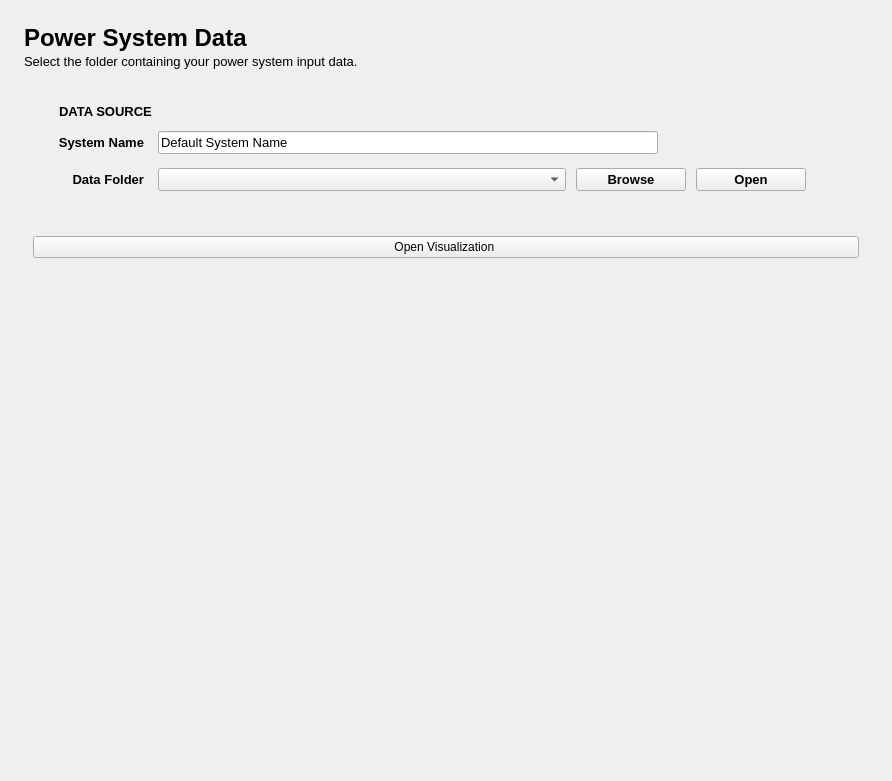
<?xml version="1.0" encoding="UTF-8"?>
<ui version="4.0">
 <class>PowerSystemPage</class>
 <widget class="QStackedWidget" name="PowerSystemPage">
  <property name="geometry">
   <rect>
    <x>0</x>
    <y>0</y>
    <width>892</width>
    <height>781</height>
   </rect>
  </property>
  <property name="sizePolicy">
   <sizepolicy hsizetype="Expanding" vsizetype="Expanding">
    <horstretch>0</horstretch>
    <verstretch>0</verstretch>
   </sizepolicy>
  </property>
  <property name="windowTitle">
   <string>Form</string>
  </property>
  <property name="currentIndex">
   <number>0</number>
  </property>
  <widget class="QWidget" name="page_standard">
   <layout class="QVBoxLayout" name="verticalLayout_main" stretch="0,0,0,0">
    <property name="spacing">
     <number>18</number>
    </property>
    <property name="leftMargin">
     <number>24</number>
    </property>
    <property name="topMargin">
     <number>24</number>
    </property>
    <property name="rightMargin">
     <number>24</number>
    </property>
    <property name="bottomMargin">
     <number>24</number>
    </property>
    <item>
     <widget class="QFrame" name="frame_header">
      <property name="sizePolicy">
       <sizepolicy hsizetype="Preferred" vsizetype="Maximum">
        <horstretch>0</horstretch>
        <verstretch>0</verstretch>
       </sizepolicy>
      </property>
      <property name="maximumSize">
       <size>
        <width>16777215</width>
        <height>80</height>
       </size>
      </property>
      <property name="frameShape">
       <enum>QFrame::NoFrame</enum>
      </property>
      <property name="frameShadow">
       <enum>QFrame::Raised</enum>
      </property>
      <layout class="QHBoxLayout" name="horizontalLayout_header">
       <property name="leftMargin">
        <number>0</number>
       </property>
       <property name="topMargin">
        <number>0</number>
       </property>
       <property name="rightMargin">
        <number>0</number>
       </property>
       <property name="bottomMargin">
        <number>0</number>
       </property>
       <item>
        <layout class="QVBoxLayout" name="verticalLayout_header_text">
         <property name="spacing">
          <number>2</number>
         </property>
         <item>
          <widget class="QLabel" name="label_title">
           <property name="font">
            <font>
             <family>Segoe UI</family>
             <pointsize>18</pointsize>
             <weight>75</weight>
             <bold>true</bold>
            </font>
           </property>
           <property name="text">
            <string>Power System Data</string>
           </property>
           <property name="textRole" stdset="0">
            <string>heading</string>
           </property>
          </widget>
         </item>
         <item>
          <widget class="QLabel" name="label_subtitle">
           <property name="font">
            <font>
             <family>Segoe UI</family>
             <pointsize>10</pointsize>
            </font>
           </property>
           <property name="text">
            <string>Select the folder containing your power system input data.</string>
           </property>
           <property name="textRole" stdset="0">
            <string>subtitle</string>
           </property>
          </widget>
         </item>
        </layout>
       </item>
       <item>
        <spacer name="horizontalSpacer_header">
         <property name="orientation">
          <enum>Qt::Horizontal</enum>
         </property>
         <property name="sizeType">
          <enum>QSizePolicy::Expanding</enum>
         </property>
         <property name="sizeHint" stdset="0">
          <size>
           <width>40</width>
           <height>20</height>
          </size>
         </property>
        </spacer>
       </item>
      </layout>
     </widget>
    </item>
    <item>
     <widget class="QFrame" name="frame_source">
      <property name="sizePolicy">
       <sizepolicy hsizetype="Expanding" vsizetype="Maximum">
        <horstretch>0</horstretch>
        <verstretch>0</verstretch>
       </sizepolicy>
      </property>
      <property name="maximumSize">
       <size>
        <width>16777215</width>
        <height>180</height>
       </size>
      </property>
      <property name="frameShape">
       <enum>QFrame::NoFrame</enum>
      </property>
      <property name="frameShadow">
       <enum>QFrame::Raised</enum>
      </property>
      <property name="cardType" stdset="0">
       <string>card</string>
      </property>
      <layout class="QVBoxLayout" name="verticalLayout_source">
       <property name="spacing">
        <number>10</number>
       </property>
       <property name="leftMargin">
        <number>20</number>
       </property>
       <property name="topMargin">
        <number>14</number>
       </property>
       <property name="rightMargin">
        <number>20</number>
       </property>
       <property name="bottomMargin">
        <number>14</number>
       </property>
       <item>
        <layout class="QHBoxLayout" name="horizontalLayout_source_title">
         <property name="spacing">
          <number>8</number>
         </property>
         <item>
          <widget class="QLabel" name="label_source_icon">
           <property name="maximumSize">
            <size>
             <width>22</width>
             <height>22</height>
            </size>
           </property>
           <property name="text">
            <string/>
           </property>
           <property name="pixmap">
            <pixmap resource="../../../resources.qrc">:/icon/images/icons/dataset_FILL0_wght200_GRAD0_opsz48.png</pixmap>
           </property>
           <property name="scaledContents">
            <bool>true</bool>
           </property>
          </widget>
         </item>
         <item>
          <widget class="QLabel" name="label_source_title">
           <property name="font">
            <font>
             <family>Segoe UI</family>
             <pointsize>10</pointsize>
             <weight>75</weight>
             <bold>true</bold>
            </font>
           </property>
           <property name="text">
            <string>DATA SOURCE</string>
           </property>
           <property name="textRole" stdset="0">
            <string>section</string>
           </property>
          </widget>
         </item>
         <item>
          <spacer name="horizontalSpacer_source_title">
           <property name="orientation">
            <enum>Qt::Horizontal</enum>
           </property>
           <property name="sizeType">
            <enum>QSizePolicy::Expanding</enum>
           </property>
           <property name="sizeHint" stdset="0">
            <size>
             <width>40</width>
             <height>20</height>
            </size>
           </property>
          </spacer>
         </item>
        </layout>
       </item>
       <item>
        <layout class="QGridLayout" name="gridLayout_source">
         <property name="horizontalSpacing">
          <number>14</number>
         </property>
         <property name="verticalSpacing">
          <number>10</number>
         </property>
         <item row="0" column="0">
          <widget class="QLabel" name="label_system_name">
           <property name="minimumSize">
            <size>
             <width>100</width>
             <height>0</height>
            </size>
           </property>
           <property name="font">
            <font>
             <family>Segoe UI</family>
             <pointsize>10</pointsize>
             <weight>75</weight>
             <bold>true</bold>
            </font>
           </property>
           <property name="text">
            <string>System Name</string>
           </property>
           <property name="alignment">
            <set>Qt::AlignRight|Qt::AlignTrailing|Qt::AlignVCenter</set>
           </property>
          </widget>
         </item>
         <item row="0" column="1">
          <widget class="QLineEdit" name="system_name_input">
           <property name="sizePolicy">
            <sizepolicy hsizetype="Expanding" vsizetype="Fixed">
             <horstretch>0</horstretch>
             <verstretch>0</verstretch>
            </sizepolicy>
           </property>
           <property name="maximumSize">
            <size>
             <width>500</width>
             <height>16777215</height>
            </size>
           </property>
           <property name="font">
            <font>
             <family>Segoe UI</family>
             <pointsize>10</pointsize>
            </font>
           </property>
           <property name="text">
            <string>Default System Name</string>
           </property>
          </widget>
         </item>
         <item row="1" column="0">
          <widget class="QLabel" name="label_data_folder">
           <property name="font">
            <font>
             <family>Segoe UI</family>
             <pointsize>10</pointsize>
             <weight>75</weight>
             <bold>true</bold>
            </font>
           </property>
           <property name="text">
            <string>Data Folder</string>
           </property>
           <property name="alignment">
            <set>Qt::AlignRight|Qt::AlignTrailing|Qt::AlignVCenter</set>
           </property>
          </widget>
         </item>
         <item row="1" column="1">
          <layout class="QHBoxLayout" name="horizontalLayout_folder" stretch="1,0,0,0">
           <property name="spacing">
            <number>10</number>
           </property>
           <item>
            <widget class="QComboBox" name="file_combo_box">
             <property name="sizePolicy">
              <sizepolicy hsizetype="Expanding" vsizetype="Fixed">
               <horstretch>0</horstretch>
               <verstretch>0</verstretch>
              </sizepolicy>
             </property>
             <property name="font">
              <font>
               <family>Segoe UI</family>
               <pointsize>10</pointsize>
              </font>
             </property>
            </widget>
           </item>
           <item>
            <widget class="QPushButton" name="file_button">
             <property name="sizePolicy">
              <sizepolicy hsizetype="Fixed" vsizetype="Fixed">
               <horstretch>0</horstretch>
               <verstretch>0</verstretch>
              </sizepolicy>
             </property>
             <property name="minimumSize">
              <size>
               <width>110</width>
               <height>0</height>
              </size>
             </property>
             <property name="font">
              <font>
               <family>Segoe UI</family>
               <pointsize>10</pointsize>
               <weight>75</weight>
               <bold>true</bold>
              </font>
             </property>
             <property name="text">
              <string>Browse</string>
             </property>
            </widget>
           </item>
           <item>
            <widget class="QPushButton" name="open_file_button">
             <property name="sizePolicy">
              <sizepolicy hsizetype="Fixed" vsizetype="Fixed">
               <horstretch>0</horstretch>
               <verstretch>0</verstretch>
              </sizepolicy>
             </property>
             <property name="minimumSize">
              <size>
               <width>110</width>
               <height>0</height>
              </size>
             </property>
             <property name="font">
              <font>
               <family>Segoe UI</family>
               <pointsize>10</pointsize>
               <weight>75</weight>
               <bold>true</bold>
              </font>
             </property>
             <property name="text">
              <string>Open</string>
             </property>
             <property name="btnRole" stdset="0">
              <string>primary</string>
             </property>
            </widget>
           </item>
           <item>
            <widget class="QToolButton" name="power_system_help_button">
             <property name="text">
              <string/>
             </property>
             <property name="icon">
              <iconset resource="../../../resources.qrc">
               <normaloff>:/icon/images/icons/help_FILL0_wght200_GRAD0_opsz48.png</normaloff>:/icon/images/icons/help_FILL0_wght200_GRAD0_opsz48.png</iconset>
             </property>
             <property name="iconSize">
              <size>
               <width>24</width>
               <height>24</height>
              </size>
             </property>
             <property name="autoRaise">
              <bool>true</bool>
             </property>
             <property name="btnRole" stdset="0">
              <string>icon</string>
             </property>
            </widget>
           </item>
          </layout>
         </item>
        </layout>
       </item>
      </layout>
     </widget>
    </item>
    <item>
     <widget class="QFrame" name="frame_viz">
      <property name="frameShape">
       <enum>QFrame::NoFrame</enum>
      </property>
      <property name="frameShadow">
       <enum>QFrame::Raised</enum>
      </property>
      <property name="cardType" stdset="0">
       <string>card</string>
      </property>
      <layout class="QVBoxLayout" name="verticalLayout">
       <item>
        <widget class="QPushButton" name="btn_visualization">
         <property name="text">
          <string>Open Visualization </string>
         </property>
         <property name="btnRole" stdset="0">
          <string>primary</string>
         </property>
        </widget>
       </item>
      </layout>
     </widget>
    </item>
    <item>
     <spacer name="begin_spacer">
      <property name="orientation">
       <enum>Qt::Vertical</enum>
      </property>
      <property name="sizeHint" stdset="0">
       <size>
        <width>20</width>
        <height>40</height>
       </size>
      </property>
     </spacer>
    </item>
   </layout>
  </widget>
 </widget>
 <resources>
  <include location="../../../resources.qrc"/>
 </resources>
 <connections/>
</ui>
